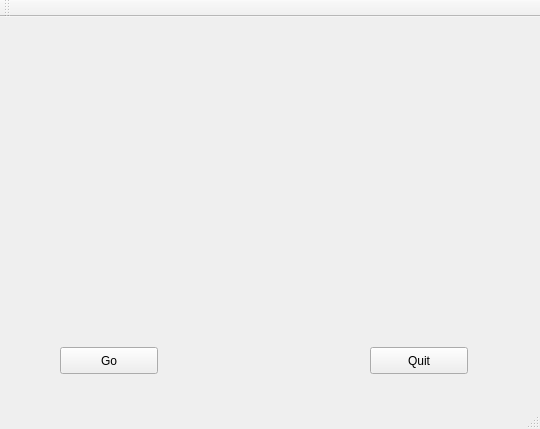
<?xml version="1.0" encoding="UTF-8"?>
<ui version="4.0">
 <class>MainWindow</class>
 <widget class="QMainWindow" name="MainWindow">
  <property name="geometry">
   <rect>
    <x>0</x>
    <y>0</y>
    <width>540</width>
    <height>429</height>
   </rect>
  </property>
  <property name="windowTitle">
   <string>MainWindow</string>
  </property>
  <widget class="QWidget" name="centralWidget">
   <widget class="QPushButton" name="quitButton">
    <property name="geometry">
     <rect>
      <x>370</x>
      <y>330</y>
      <width>98</width>
      <height>27</height>
     </rect>
    </property>
    <property name="text">
     <string>Quit</string>
    </property>
   </widget>
   <widget class="QPushButton" name="goButton">
    <property name="geometry">
     <rect>
      <x>60</x>
      <y>330</y>
      <width>98</width>
      <height>27</height>
     </rect>
    </property>
    <property name="text">
     <string>Go</string>
    </property>
   </widget>
   <widget class="SimpleQTViewer" name="widget" native="true">
    <property name="geometry">
     <rect>
      <x>10</x>
      <y>10</y>
      <width>521</width>
      <height>311</height>
     </rect>
    </property>
   </widget>
  </widget>
  <widget class="QMenuBar" name="menuBar">
   <property name="geometry">
    <rect>
     <x>0</x>
     <y>0</y>
     <width>540</width>
     <height>25</height>
    </rect>
   </property>
  </widget>
  <widget class="QToolBar" name="mainToolBar">
   <attribute name="toolBarArea">
    <enum>TopToolBarArea</enum>
   </attribute>
   <attribute name="toolBarBreak">
    <bool>false</bool>
   </attribute>
  </widget>
  <widget class="QStatusBar" name="statusBar"/>
 </widget>
 <layoutdefault spacing="6" margin="11"/>
 <customwidgets>
  <customwidget>
   <class>SimpleQTViewer</class>
   <extends>QWidget</extends>
   <header>src/viewer/SimpleQTViewer.h</header>
   <container>1</container>
  </customwidget>
 </customwidgets>
 <resources/>
 <connections>
  <connection>
   <sender>quitButton</sender>
   <signal>clicked()</signal>
   <receiver>MainWindow</receiver>
   <slot>close()</slot>
   <hints>
    <hint type="sourcelabel">
     <x>399</x>
     <y>377</y>
    </hint>
    <hint type="destinationlabel">
     <x>515</x>
     <y>377</y>
    </hint>
   </hints>
  </connection>
 </connections>
</ui>
